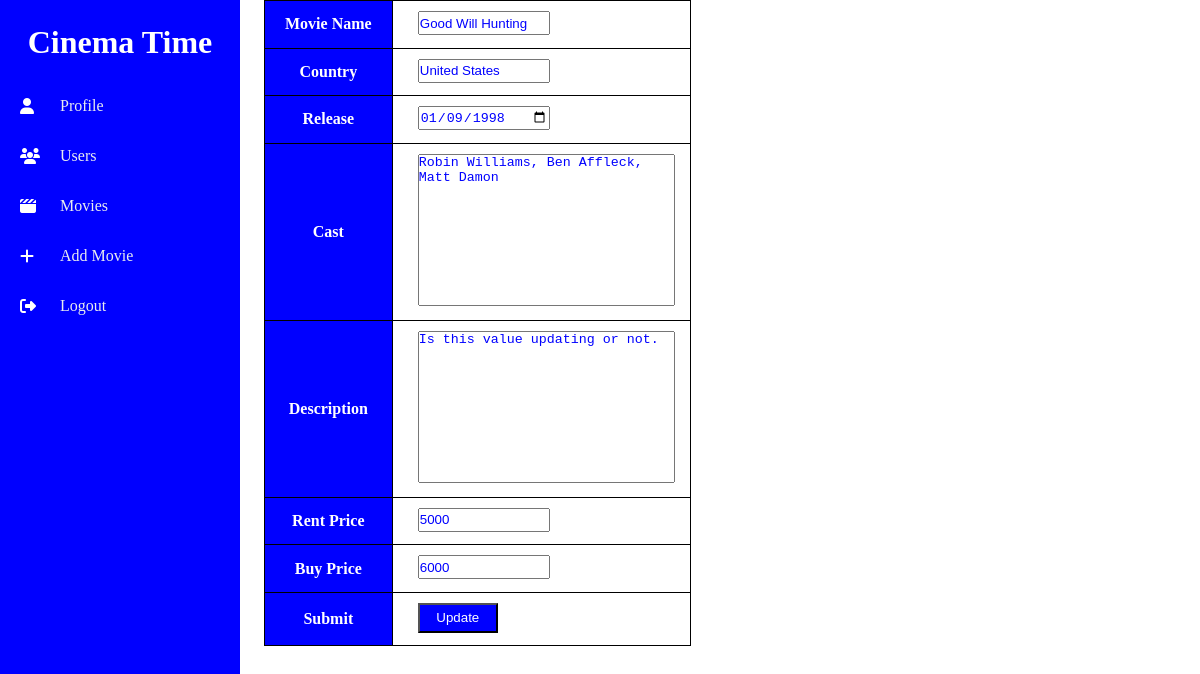
The page /main-content/update-movie.php?id=7 (signed in) on the database its author committed.
### tables this page shows
CREATE TABLE `movies_details` (
  `id` int(11) NOT NULL AUTO_INCREMENT,
  `name` varchar(255) NOT NULL,
  `country` varchar(255) NOT NULL,
  `release` date NOT NULL,
  `cast` mediumtext NOT NULL,
  `description` mediumtext NOT NULL,
  `movie_thumbnail` text NOT NULL,
  `movie_path` varchar(255) NOT NULL,
  `rent_price` int(11) NOT NULL,
  `buy_price` int(11) NOT NULL,
  PRIMARY KEY (`id`)
);

### main-content/update-movie.php (the view, shortened to what this page needs)
<?php
include 'database_configuration.php';
$movie_id = $_GET["id"];
$query = "SELECT * from `movies_details` where `id`= $movie_id";
$query_result = mysqli_query( $conn, $query );
$final_result = mysqli_fetch_assoc( $query_result );
?>
<?php
require_once 'admin.php';
?>
<div class='main_container'>
    <div class='container'>
        <form action='' method='POST'>
            <table>
                <tr>
                    <th>Movie Name</th>
                    <td><input type='text' name='title' value="<?=$final_result['name']?>" required></td>
                </tr>
                <tr>
                    <th>Country</th>
                    <td><input type='text' name='country' value="<?=$final_result['country']?>" required></td>
                </tr>
                <tr>
                    <th>Release</th>
                    <td><input type='date' name='release' value="<?=$final_result['release']?>" required></td>
                </tr>
                <tr>
                    <th>Cast</th>
                    <td><textarea name='cast' cols='30' rows='10' required><?= $final_result[ 'cast' ]?></textarea>
                    </td>
                </tr>
                <tr>
                    <th>Description</th>
                    <td><textarea name='description' cols='30' rows='10'
                            required><?= $final_result[ 'description' ]?></textarea></td>
                </tr>
                <tr>
                    <th>Rent Price</th>
                    <td><input type='number' name='rent_price' value="<?=$final_result['rent_price']?>" required></td>
                </tr>
                <tr>
                    <th>Buy Price</th>
                    <td><input type='number' name='buy_price' value="<?=$final_result['buy_price']?>" required></td>
                </tr>
                <tr>
                    <th>Submit</th>
                    <td><input type="submit" onclick="document.getElementById('updateForm2').submit();" class="primary_btn" value="Update"></td>
                </tr>
            </table>
        </form>
    </div>
</div>

### CSS/admin-style.css (style rules this page uses)
* { padding: 0; margin: 0; color: white; }
.main_container { display: flex; width: auto; position: relative; }
.container { margin-left: 22%; margin-right: 15px; width: 80%; text-align: justify; min-height: 90vh; }
table, tr, th, td { border: 1px solid black; border-collapse: collapse; color: blue; }
th, td { padding: 10px 20px; max-width: 100%; word-wrap: break-word; }
th { background-color: blue; color: white; border: 1px solid black; text-align: center; }
.primary_btn { background-color: blue; color: white; padding: 5px 10px; text-decoration: none; height:30px; width:80px; }
input { color: blue; margin-left: 2%; margin-bottom: 1%; width: 50%; height: 20px; }
form textarea { margin-left: 2%; resize: none; color: blue; }

### rows shown on the page
movies_details: title "Good Will Hunting", country "United States", release "01/09/1998", cast "Robin Williams, Ben Affleck, Matt Damon", description "Is this value updating or not.", rent_price "5000", buy_price "6000"
